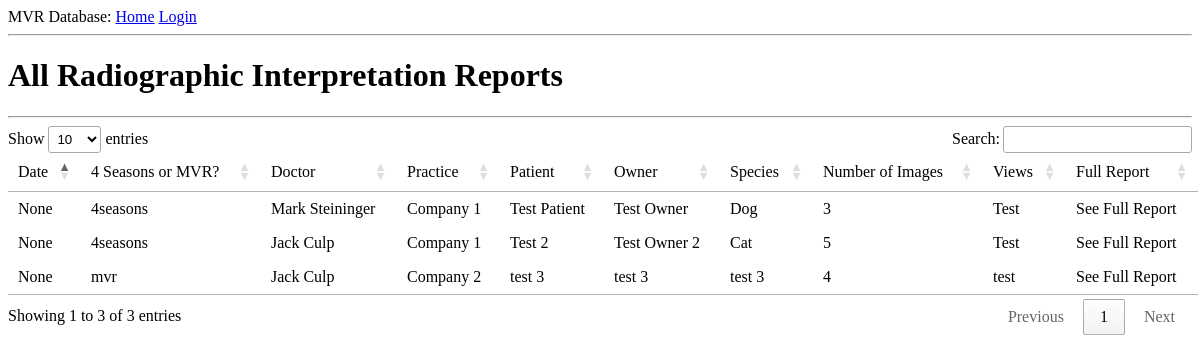
Page /radiographtable on the committed database.
### app/models.py (models this page shows, shortened)
class Report_Radiographic(db.Model):
    id = db.Column(db.Integer, primary_key=True)
    doctor = db.Column(db.String(24))
    docSerialNum = db.Column(db.String(20))
    patient = db.Column(db.String(24))
    species = db.Column(db.String(6))
    owner = db.Column(db.String(24))
    Rad_Image_Date = db.Column(db.String(12))
    Rad_NumImages = db.Column(db.Integer)
    RadView = db.Column(db.String(24))
    Rad_Findings = db.Column(db.String(360))
    Rad_Conclusions = db.Column(db.String(360))
    Clinic_Phone = db.Column(db.String(20))
    date = db.Column(db.String(12))
    clinicSerialNum = db.Column(db.Integer())
    clinic = db.Column(db.String(24))
    mvr4seasons = db.Column(db.String(24))

### app/routes.py (the view)
@app.route('/radiographtable', methods=['GET'])
def radiographTable():
    radiographs = Report_Radiographic.query.all()
    return render_template('/tables/radiographTable.html', title='All Radiographic Reports', radiographs=radiographs)

### app/templates/tables/radiographTable.html (shortened to what this page needs)
{% extends "base.html" %}
{% block content %}
<link rel="stylesheet" type="text/css" href="https://cdn.datatables.net/1.10.19/css/jquery.dataTables.min.css">
<h1>All Radiographic Interpretation Reports</h1>
<hr />
<table id="table-1">
    <thead>
        <td>Date</td><td>4 Seasons or MVR?</td><td>Doctor</td><td>Practice</td><td>Patient</td><td>Owner</td><td>Species</td><td>Number of Images</td><td>Views</td><td>Full Report</td>
    </thead>
    <tbody>
    {% for r in radiographs %}
    <tr>
        <td>{{ r.date }}</td><td>{{ r.mvr4seasons }}</td><td>{{ r.doctor }}</td><td>{{ r.clinic }}</td><td>{{ r.patient }}</td><td>{{ r.owner }}</td><td>{{ r.species }}</td><td>{{ r.Rad_NumImages }}</td><td>{{ r.RadView }}</td><td>See Full Report</td>
    </tr>
    {% endfor %}
    </tbody>
</table>
{% endblock %}

### rows in the picture
Report_Radiographic: date "None", mvr4seasons "4seasons", doctor "Mark Steininger", clinic "Company 1", patient "Test Patient", owner "Test Owner", species "Dog", Rad_NumImages "3", RadView "Test"
Report_Radiographic: date "None", mvr4seasons "4seasons", doctor "Jack Culp", clinic "Company 1", patient "Test 2", owner "Test Owner 2", species "Cat", Rad_NumImages "5", RadView "Test"
Report_Radiographic: date "None", mvr4seasons "mvr", doctor "Jack Culp", clinic "Company 2", patient "test 3", owner "test 3", species "test 3", Rad_NumImages "4", RadView "test"
